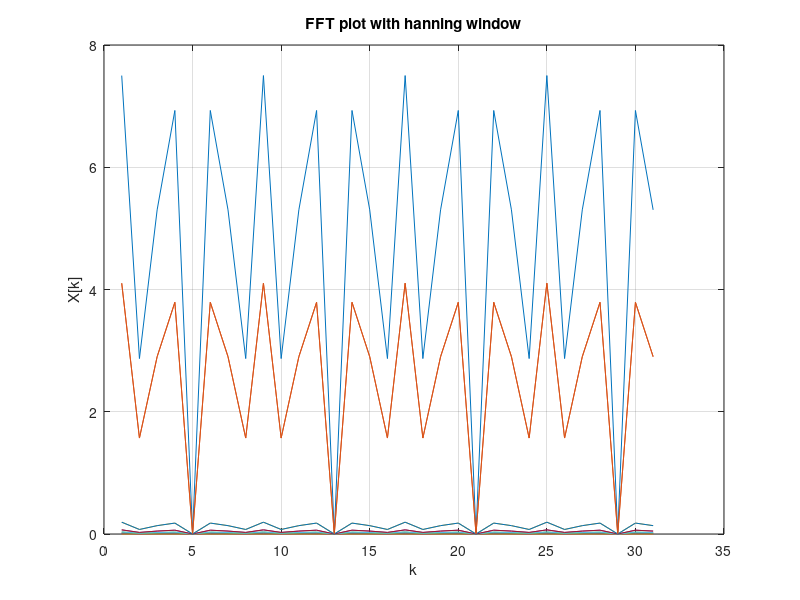

Recreate this plot in MATLAB.
f0 = 12;
fs = 64;
ts = 1/fs;
L = 16;
n = 0:30;

% defining signals
p = cos(2*pi*f0*n*ts);
w = hann(L);
x = p.*w;

xfft = fft(x,L);
figure();
plot(1:length(xfft),abs(xfft));
grid on;
title('FFT plot with hanning window');
xlabel('k');
ylabel('X[k]');
